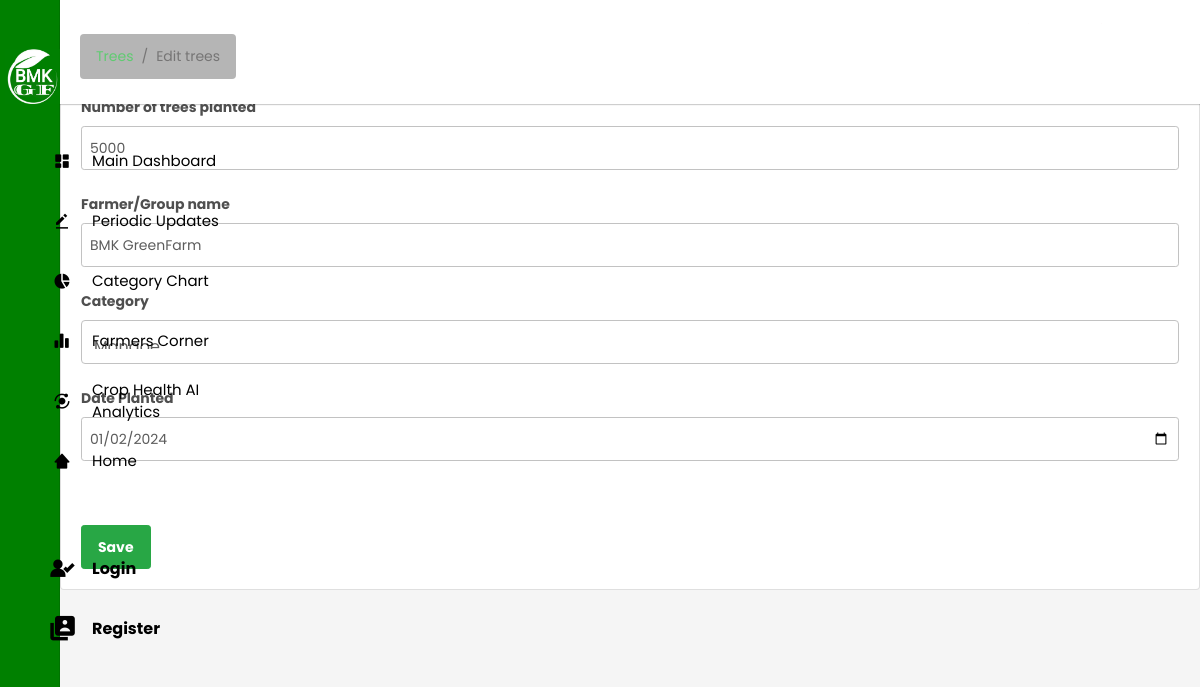
Screenshot of /edit_trees/9 with the database file from the repository.
### reforest/models.py (models this page shows, shortened)
class Reforest(models.Model):
    trees_planted = models.IntegerField()
    date = models.DateField(default=now)
    description = models.TextField()
    owner = models.ForeignKey(to=User, on_delete=models.CASCADE)
    category = models.CharField( max_length=256)
    class Meta:
        ordering: list['-date']

### reforest/views.py (the view, shortened to what this page needs)
# urls.py: path('edit_trees/<int:id>' ,views.reforest_edit, name='reforest-edit'),
def reforest_edit(request, id):
    reforest = Reforest.objects.get(pk=id)
    categories = Category.objects.all()
    context = {
        'reforest': reforest,
        'values': reforest,
        'categories': categories
    }
    if request.method == 'GET':
        return render(request, 'reforest/edit_trees.html', context)

### templates/reforest/edit_trees.html (shortened to what this page needs)
{% extends 'base.html' %}
{% block content %}
  <div class="container mt-4">
    <div class="row">
        <div class="col-md-10">
            <nav aria-label="breadcrumb">
                <ol class="breadcrumb">
                  <li class="breadcrumb-item"><a href="{% url 'index' %}">Trees</a></li>
                  <li class="breadcrumb-item active" aria-current="page"> Edit trees</li>
                </ol>
            </nav>
        </div>
        <div class="col-md-2">
            <a href="{% url 'reforest-delete'  reforest.id %}" class="btn btn-danger btn-sm">Delete</a>
        </div>
    </div>
  </div>
    <div class="card">
        <div class=" card-body">
            <form class="" action="{% url 'reforest-edit' reforest.id %}" method="post">
            <div class="form-group">
                <label class="fw-bold mt-2" for="">Number of trees planted</label>
                <input type="number" class=" form-control form-control-sm" name="trees_planted" value="{{values.trees_planted}}">
            </div>
            <div class="form-group">
                <label class="fw-bold mt-2" for="">Farmer/Group name</label>
                <input type="text" class="form-control form-control-sm" name="description"  value="{{values.description}}">
            </div>
            <div class="form-group">
                <label class="fw-bold mt-2" for="">Category</label>
                <select class="form-control" name="category" id="">
                    <option selected name="category" value="{{values.category}}">{{values.category}}</option>
                </select>
            </div>
            <div class="form-group">
                <label class="fw-bold mt-2" for="">Date Planted</label>
                <input  type="date" class=" form-control form-control-sm" name="date" value="{{values.date | date:'Y-m-d'}}">
            </div>
            <input type="submit" value="Save" class="btn btn-success btn-sm mt-5">
        </form>
        </div>
    </div>
{% endblock %}

### reforestation/static/css/base-forest.css (style rules this page uses)
* { margin: 0; padding: 0; box-sizing: border-box; font-family: 'Poppins', sans-serif; }
html { overflow-x: hidden; }
.home-section nav { display: flex; justify-content: space-between; height: 80px; background: #fff; display: flex; align-items: center; position: fixed; width: calc(100% - 240px); left: 240px; z-index: 100; padding: 0 20px; box-shadow: 0 1px 1px rgba(0, 0, 0, 0.1); transition: all 0.5s ease; }
@media (max-width: 1240px) { .home-section nav { width: calc(100% - 60px); left: 60px; } }

### reforestation/static/css/dashboard.css (style rules this page uses)
body { font-size: .875rem; }

### rows the page displays
Reforest: trees_planted "5000", description "BMK GreenFarm", category "Mangoe", date "01/02/2024"
